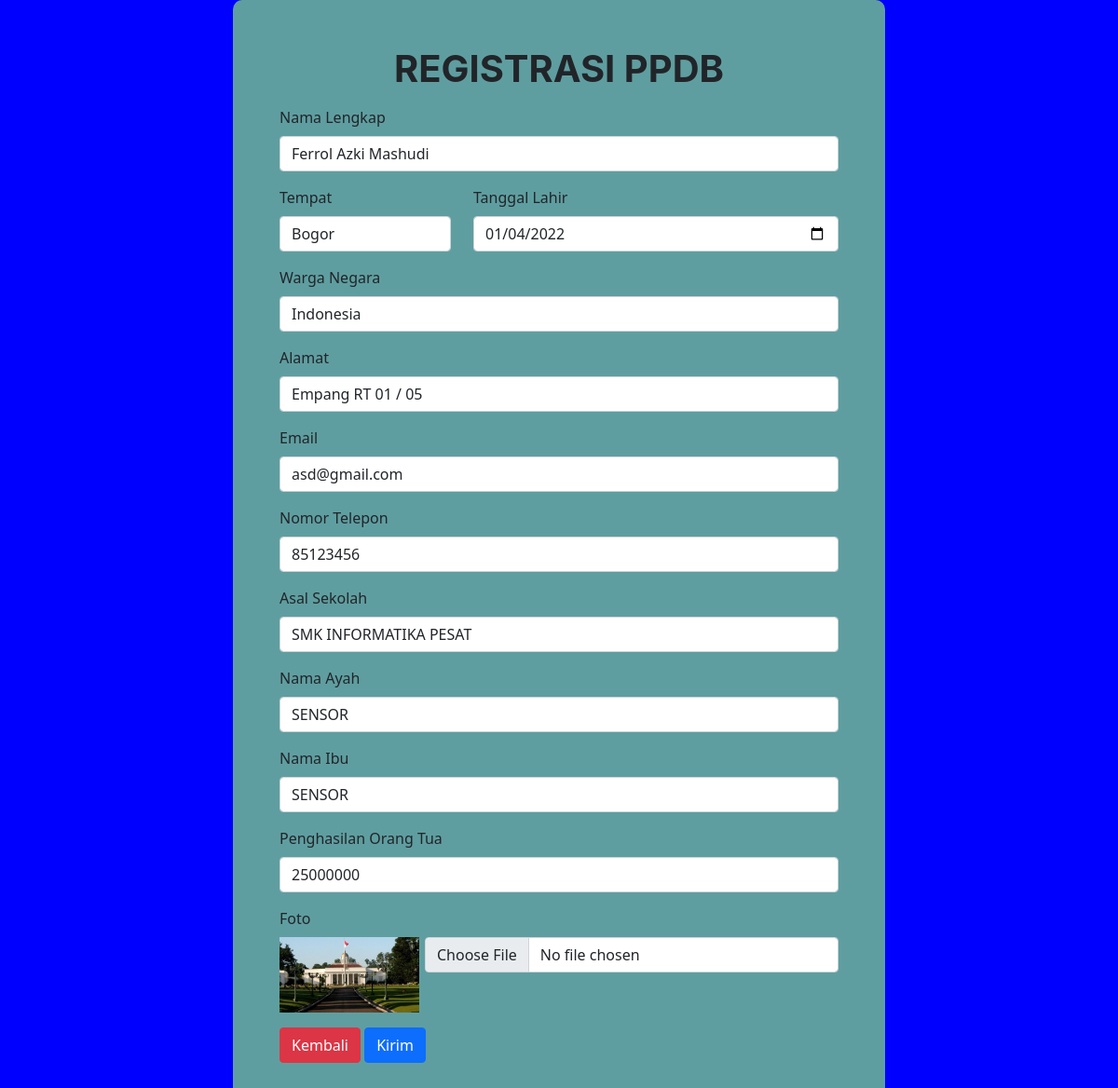
The page /ubah.php?id=13 on the database its author committed.
### tables this page shows
CREATE TABLE `peserta_ppdb` (
  `id` int(11) NOT NULL,
  `nama_lengkap` varchar(255) NOT NULL,
  `tempat` varchar(255) NOT NULL,
  `tanggal_lahir` varchar(255) NOT NULL,
  `warga_negara` varchar(255) NOT NULL,
  `alamat` varchar(255) NOT NULL,
  `email` varchar(255) NOT NULL,
  `no_tlp` int(11) NOT NULL,
  `asal_sekolah` varchar(255) NOT NULL,
  `ayah` varchar(255) NOT NULL,
  `ibu` varchar(255) NOT NULL,
  `penghasilan_orangtua` int(11) NOT NULL,
  `foto` varchar(255) NOT NULL
);

### functions.php (called while the page is built, shortened)
<?php
    $conn = mysqli_connect('localhost','root','','db_sekolah');
    function read($query){
        global $conn;
        $result = mysqli_query($conn, $query);
        $rows = [];
        while($row = mysqli_fetch_assoc($result)){
            $rows[] = $row;
        }
        return $rows;
    }
?>

### ubah.php (the view, shortened to what this page needs)
<?php
  require 'functions.php';
$id = $_GET['id'];
$p_ppdb = read("SELECT * FROM peserta_ppdb WHERE id = $id")[0];
?>
<!doctype html>
<html lang="en">
  <head>
    <link href="https://cdn.jsdelivr.net/npm/bootstrap@5.1.3/dist/css/bootstrap.min.css" rel="stylesheet">
    <link href="style.css" rel="stylesheet">
  </head>
  <body>
   <div class = "ppdb">
        <div class = "kotak-ppdb">
        <h1 class = "mb-3">REGISTRASI PPDB </h1>
        <form action="" method="post" enctype = "multipart/form-data">
            <div class = "row">
                <div class = "col-lg">
                    <div class="mb-3">
                      <label for="exampleFormControlInput1" class="form-label">Nama Lengkap</label>
                         <input type="text" class="form-control" name = "nama_lengkap" value = "<?= $p_ppdb['nama_lengkap'] ?>" id="exampleFormControlInput1" placeholder="masukkan nama lengkap">
                    </div>
                    <div class = "row">
                        <div class = "col-lg-4">
                            <div class="mb-3">
                              <label for="exampleFormControlInput1" class="form-label">Tempat</label>
                              <input type="text" class="form-control" name = "tempat" value = "<?= $p_ppdb['tempat'] ?>" id="exampleFormControlInput1" placeholder="masukkan asal tempat lahir">
                            </div>
                        </div>
                        <div class = "col-lg-8">
                            <div class="mb-3">
                              <label for="exampleFormControlInput1" class="form-label">Tanggal Lahir</label>
                              <input type="date" class="form-control" name = "ttl" value = "<?= $p_ppdb['tanggal_lahir'] ?>" id="exampleFormControlInput1" placeholder="masukkan tanggal lahir">
                            </div>
                        </div>
                    </div>
                    <div class="mb-3">
                      <label for="exampleFormControlInput1" class="form-label">Warga Negara</label>
                         <input type="text" class="form-control" name = "warga_negara" value = "<?= $p_ppdb['warga_negara'] ?>" id="exampleFormControlInput1" placeholder="masukkan warga negara">
                    </div>
                    <div class="mb-3">
                      <label for="exampleFormControlInput1" class="form-label">Alamat</label>
                         <input type="text" class="form-control" name = "alamat" value = "<?= $p_ppdb['alamat'] ?>" id="exampleFormControlInput1" placeholder="masukkan alamat">
                    </div>
                    <div class="mb-3">
                      <label for="exampleFormControlInput1" class="form-label">Email</label>
                         <input type="text" class="form-control" name = "email" value = "<?= $p_ppdb['email'] ?>" id="exampleFormControlInput1" placeholder="masukkan email">
                    </div>
                    <div class="mb-3">
                      <label for="exampleFormControlInput1" class="form-label">Nomor Telepon</label>
                         <input type="text" class="form-control" name = "no_tlp" value = "<?= $p_ppdb['no_tlp'] ?>" id="exampleFormControlInput1" placeholder="masukkan nomor telepon">
                    </div>
                    <div class="mb-3">
                      <label for="exampleFormControlInput1" class="form-label">Asal Sekolah</label>
                         <input type="text" class="form-control" name = "asal_sekolah" value = "<?= $p_ppdb['asal_sekolah'] ?>" id="exampleFormControlInput1" placeholder="masukkan asal sekolah">
                    </div>
                    <div class="mb-3">
                      <label for="exampleFormControlInput1" class="form-label">Nama Ayah</label>
                         <input type="text" class="form-control" name = "nama_ayah" value = "<?= $p_ppdb['ayah'] ?>" id="exampleFormControlInput1" placeholder="masukkan nama ayah">
                    </div>
                    <div class="mb-3">
                      <label for="exampleFormControlInput1" class="form-label">Nama Ibu</label>
                         <input type="text" class="form-control" name = "nama_ibu" value = "<?= $p_ppdb['ibu'] ?>" id="exampleFormControlInput1" placeholder="masukkan nama ibu">
                    </div>
                    <div class="mb-3">
                      <label for="exampleFormControlInput1" class="form-label">Penghasilan Orang Tua</label>
                         <input type="text" class="form-control" name = "penghasilan_orang_tua" value = "<?= $p_ppdb['penghasilan_orangtua'] ?>" id="exampleFormControlInput1" placeholder="masukkan penghasilan orang tua">
                    </div>
                    <div class="mb-3">
                      <label for="formFile" class="form-label">Foto</label>
                        <div class="row">
                            <div class="col-lg-3">
                                <img src="img/<?= $p_ppdb['foto'] ?>" alt="" width = "150"></img>
                            </div>
                            <div class="col-lg-9">
                                <input class="form-control" type="file" id="formFile" name = "gambar">
                            </div>
                        </div>
                    </div>
                </div>
            </div>
            <a href = "index.php"class="btn btn-danger mb-3">Kembali</a>
            <button type="submit" class="btn btn-primary mb-3" name = "kirim">Kirim</button>
        </form>
         </div>
    </div>
  </body>
</html>

### style.css (style rules this page uses)
* { margin:0; padding:0; }
.ppdb { top:0; right: 0; left: 0; bottom: 0; background-color: blue; }
.kotak-ppdb { background-color:cadetblue; width:700px; margin:auto; margin-top:0px; border-radius:10px; padding:50px; }
.kotak-ppdb h1 { text-align: center; font-family:-apple-system, BlinkMacSystemFont, 'Segoe UI', Roboto, Oxygen, Ubuntu, Cantarell, 'Open Sans', 'Helvetica Neue', sans-serif; font-weight:bold; }

### rows shown on the page
peserta_ppdb: nama_lengkap "Ferrol Azki Mashudi", tempat "Bogor", ttl "01/04/2022", warga_negara "Indonesia", alamat "Empang RT 01 / 05", email "asd@gmail.com", no_tlp "85123456", asal_sekolah "SMK INFORMATIKA PESAT", nama_ayah "SENSOR", nama_ibu "SENSOR", penghasilan_orang_tua "25000000", foto (picture)
